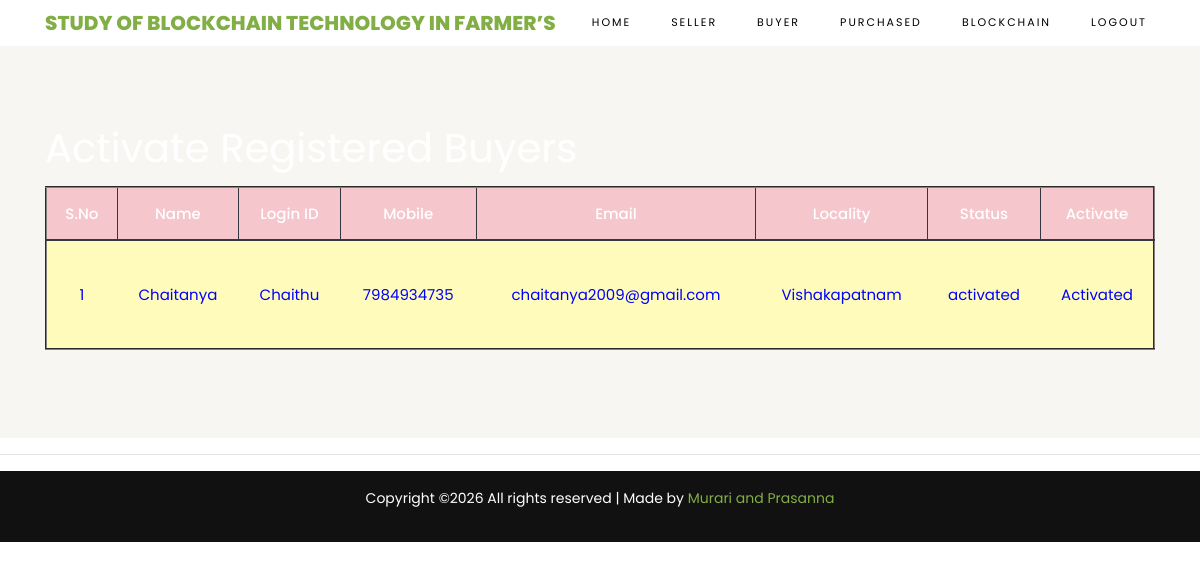
Page /ViewBuyersRegisteredUsers/ on the committed database.
### buyers/models.py (models this page shows, shortened)
class BuyerUserRegistrationModel(models.Model):
    name = models.CharField(max_length=100)
    loginid = models.CharField(unique=True, max_length=100)
    password = models.CharField(max_length=100)
    mobile = models.CharField(unique=True, max_length=100)
    email = models.CharField(unique=True, max_length=100)
    locality = models.CharField(max_length=100)
    address = models.CharField(max_length=1000)
    city = models.CharField(max_length=100)
    state = models.CharField(max_length=100)
    status = models.CharField(max_length=100)
    class Meta:
        db_table = 'BuyersRegistrations'

### admins/views.py (the view)
# urls.py: path("ViewBuyersRegisteredUsers/", admins.ViewBuyersRegisteredUsers, name="ViewBuyersRegisteredUsers"),
def ViewBuyersRegisteredUsers(request):
    data = BuyerUserRegistrationModel.objects.all()
    return render(request, 'admins/BuyersRegisteredUsers.html', {'data': data})

### assets/templates/admins/BuyersRegisteredUsers.html
{%extends 'admins/adminbase.html'%}
{%load static%}
{%block contents%}
<section class="ftco-section ftco-no-pt ftco-no-pb py-5 bg-light">
    <div class="container py-4">
        <div class="row d-flex justify-content-center py-5">
            <div class="col-md-12">
 <h1><font color="WHITE"> Activate Registered Buyers</font></h1>
                                         <table border="2px" class="table table-hover table-dark">
                    <thead>
                    <tr class="table-danger">
                        <th scope="col">S.No</th>
                        <th scope="col">Name</th>
                        <th scope="col">Login ID</th>
                        <th scope="col">Mobile</th>
                        <th scope="col">Email</th>
                        <th scope="col">Locality</th>
                        <th scope="col">Status</th>
                        <th scope="col">Activate</th>
                    </tr>
                    </thead>
                    <tbody>
                    {% for i in data %}
                    <tr scope="row" style="color: BLUE; background-color:#FFFCBB">
                        <td>{{forloop.counter}}</td>
                        <td>{{i.name}}</td>
                        <td>{{i.loginid}}</td>
                        <td>{{i.mobile}}</td>
                        <td>{{i.email}}</td>
                        <td>{{i.locality}}</td>
                        <td>{{i.status}}</td>
                        {% if i.status == 'waiting' %}
                        <td><a class="btn-link" href="/AdminActivaBuyerssUsers/?uid={{ i.id }}"
                               style="color:DARKBLUE">Activate</a></td>
                        {% else %}
                        <td> Activated</td>
                        {% endif %}
                    </tr>
                    {% endfor %}
                    </tbody>
                </table>
            </div>
        </div>
    </div>
</section>
{%endblock%}

### rows in the picture
BuyerUserRegistrationModel: name "Chaitanya", loginid "Chaithu", mobile "7984934735", email "chaitanya2009@gmail.com", locality "Vishakapatnam", status "activated", shows "Activated"
